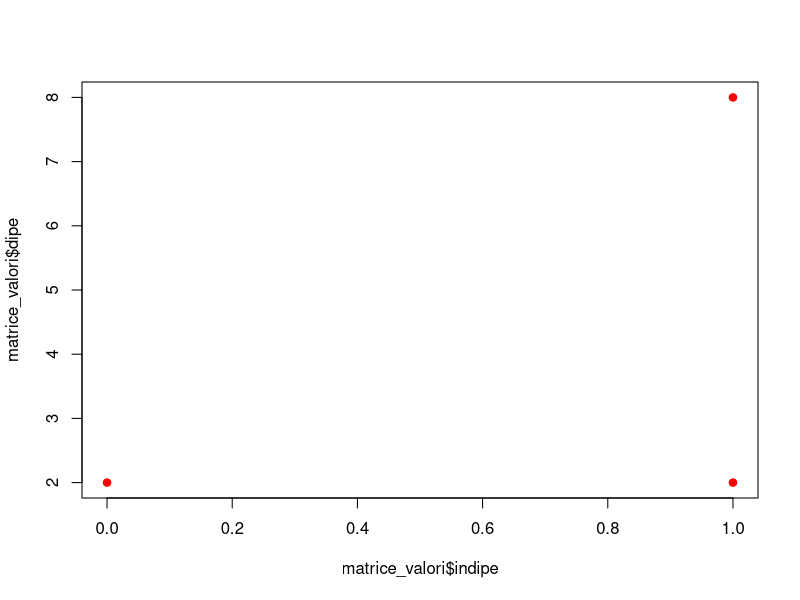

Here is the R script that generated this plot:
dipe_vect <- c(2,2,8)
indipe_vect <- c(0,1,1)

matrice_valori <- data.frame(cbind(indipe_vect,dipe_vect))
colnames(matrice_valori) <- c("indipe","dipe")

plot(matrice_valori$indipe,matrice_valori$dipe,pch=19,col='red')

mod_lineare <- lm(dipe~indipe,data=matrice_valori)
residuali <- mod_lineare$residuals

SSE = sum(mod_lineare$residuals^2)
